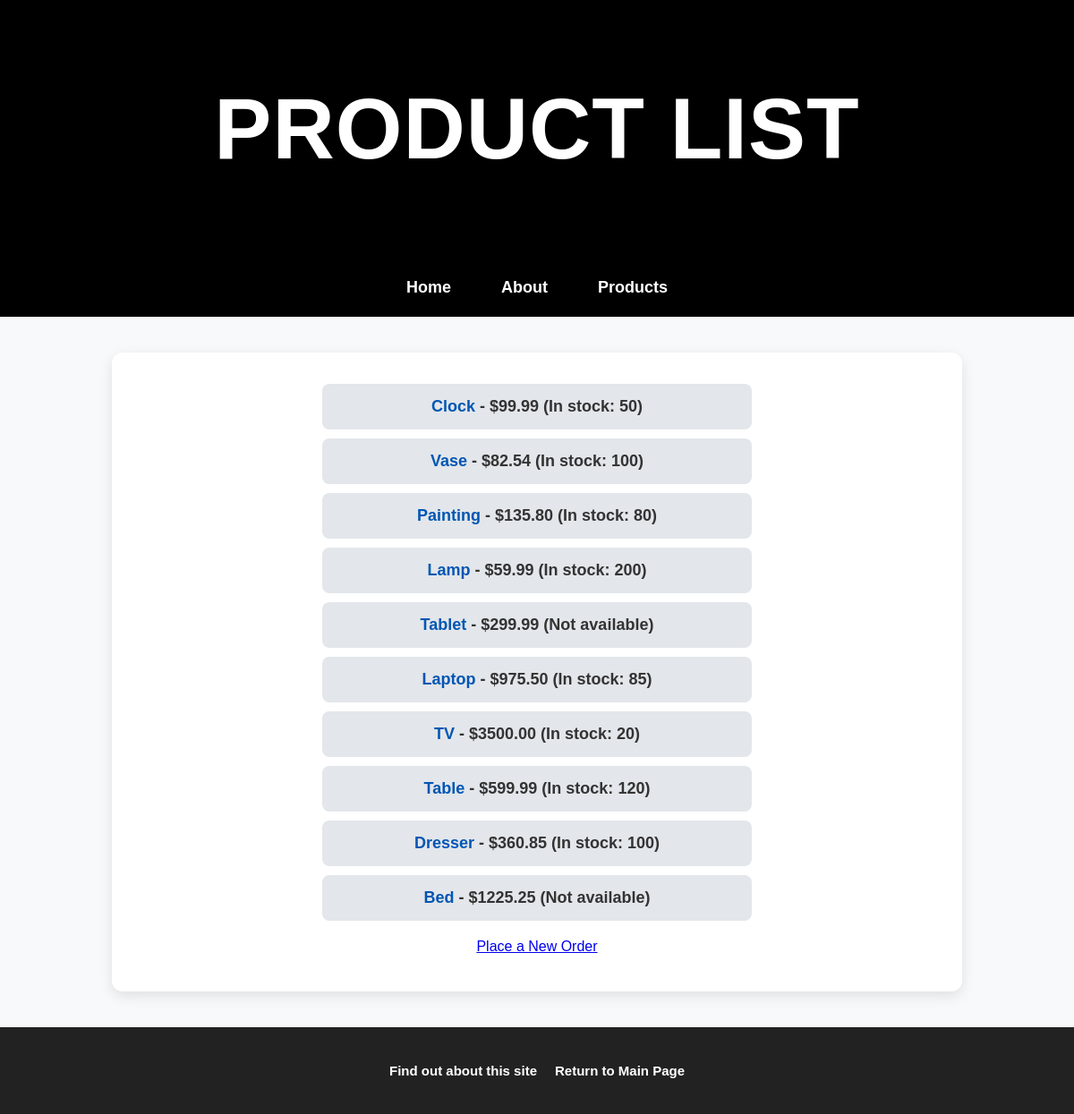
/products/, run on an earlier commit of the app's database.
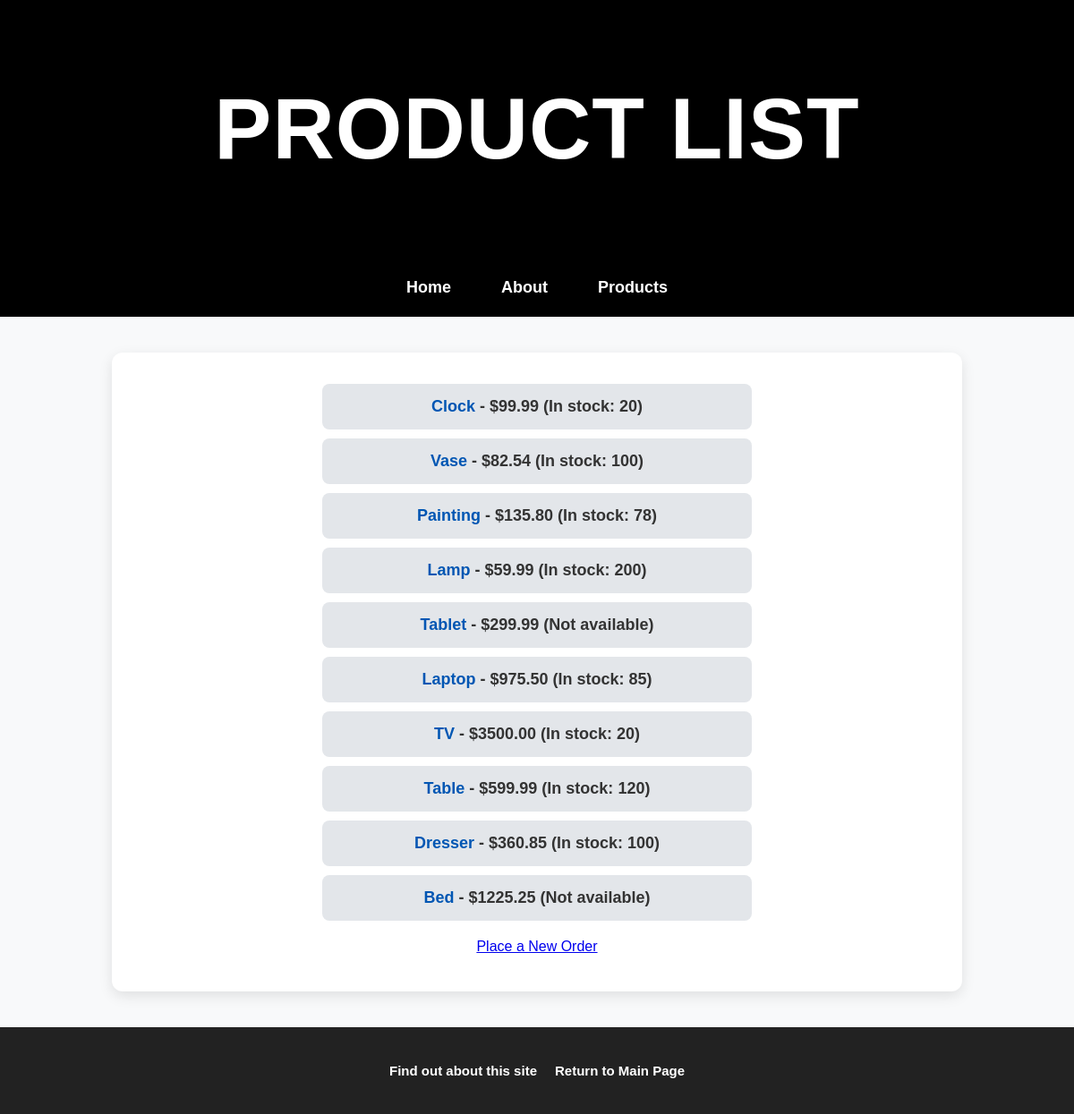
And on a later commit of the database.
### myapp/models.py (models this page shows, shortened)
class Product(models.Model):
    category = models.ForeignKey(Category, related_name='products', on_delete=models.CASCADE)
    name = models.CharField(max_length=200)
    price = models.DecimalField(max_digits=10, decimal_places=2)
    stock = models.PositiveIntegerField(default=100)
    available = models.BooleanField(default=True)
    description = models.TextField(null=True, blank=True)
    interested = models.PositiveIntegerField(default=0)

### myapp/views.py (the view)
# urls.py: path('products/', views.products, name='products'),
def products(request):
    prodlist = Product.objects.all().order_by('id')[:10]
    return render(request, 'myapp/products.html', {'prodlist': prodlist})

### myapp/templates/myapp/products.html (shortened to what this page needs)
{% extends 'myapp/base.html' %}
{% load static %}
{% block myhdg %}
  Product List
{% endblock %}
{% block body_block %}
<div class="container">
  <ul class="product-list">
    {% for p in prodlist %}
      <li>
        <a href="{% url 'myapp:productdetail' p.id %}">{{ p.name }}</a>
        - ${{ p.price }}
        {% if p.available %}
          (In stock: {{ p.stock }})
        {% else %}
          (Not available)
        {% endif %}
      </li>
    {% endfor %}
  </ul>
  <p style="margin-top: 20px;">
    <a href="{% url 'myapp:place_order' %}">Place a New Order</a>
  </p>
</div>
{% endblock %}

What changed in the data, as far as the page shows it:
changed Product "Clock": stock "50" → "20"
changed Product "Painting": stock "80" → "78"
